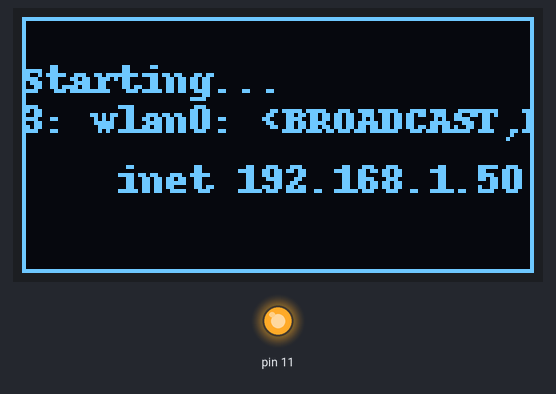
The program below on a simulated Raspberry Pi (header pin numbers). On the bench: 128×64 one-colour display, output pins drawn as LEDs (lit = HIGH). System figures (address, load, memory, disk, uptime) are fixed made-up values.

Above: at 5.3 s.
At 125.0 s:
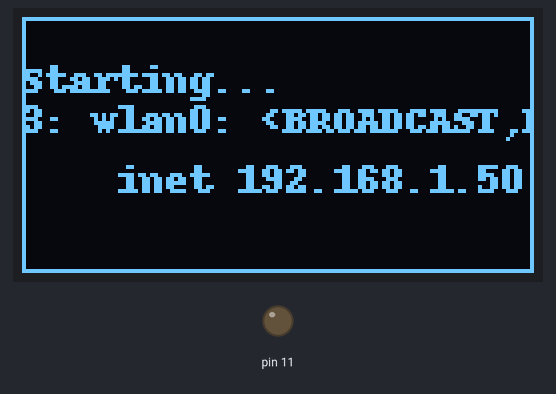
Timing chart, 0 to 129.5 s (numbered marks = the images above):
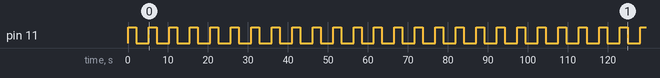

The program:

ipaddr.py
```python
import RPi.GPIO as GPIO
import os
import sys
import subprocess
import shlex


from luma.core.interface.serial import i2c
from luma.core.render import canvas
from luma.oled.device import ssd1306
from time import sleep


serial = i2c(port=2, address=0x3C)
device = ssd1306(serial)

GPIO.setwarnings(False)
GPIO.setmode(GPIO.BOARD)
GPIO.setup(11, GPIO.OUT, initial=GPIO.LOW)


def print():
    command = "ip addr"
    test = subprocess.Popen(shlex.split(command), stdout=subprocess.PIPE)
    output = test.communicate()[0]


    with canvas(device) as draw:
        draw.rectangle(device.bounding_box, outline="white", fill="black")
        draw.text((0, 10), "Starting...", fill="white")
        draw.text((0, 20), output, fill="white")


while True:
 GPIO.output(11, GPIO.HIGH)
 sleep(2)
 GPIO.output(11, GPIO.LOW)
 sleep(3)
 print() 
```

Measured:
- by itself, pin 11: alternates HIGH for 2.0 s and LOW for 3.1 s
